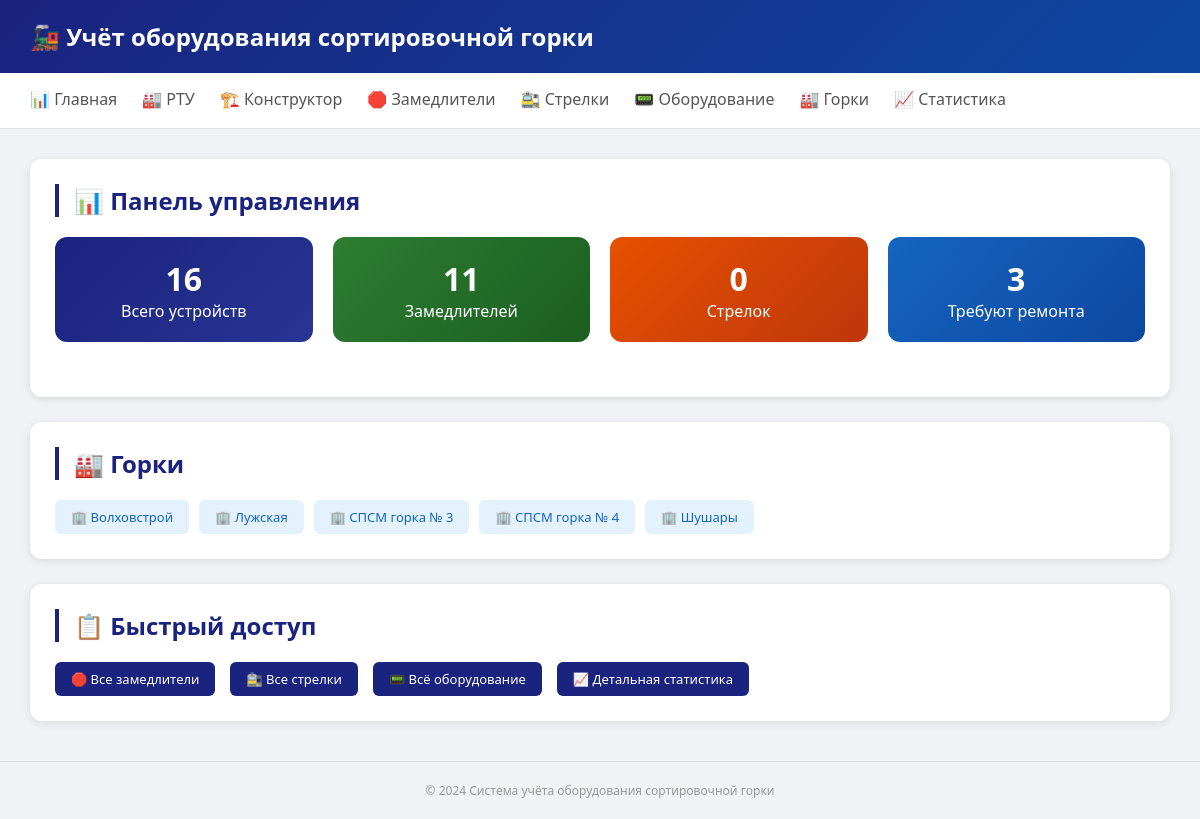
The page / on the database its author committed.
### tables this page shows
CREATE TABLE parks (
        id INTEGER PRIMARY KEY AUTOINCREMENT,
        name TEXT NOT NULL,
        station TEXT,
        class INTEGER,
        num_tracks INTEGER,
        num_bundles INTEGER,
        control_system TEXT,
        description TEXT
    );

### app.py (the view)
@app.get("/")
async def home(request: Request):
    from database import get_statistics, get_parks
    stats = get_statistics()
    parks = get_parks()
    return templates.TemplateResponse("index.html", {
        "request": request, "stats": stats, "parks": parks
    })

### templates/index.html (shortened to what this page needs)
{% extends "base.html" %}
{% block content %}
<div class="card">
    <h2>📊 Панель управления</h2>
    <div class="stats-grid">
        <div class="stat-card"><div class="stat-number">{{ stats.total_devices }}</div><div>Всего устройств</div></div>
        <div class="stat-card" style="background: linear-gradient(135deg, #2e7d32, #1b5e20);"><div class="stat-number">{{ stats.retarders }}</div><div>Замедлителей</div></div>
        <div class="stat-card" style="background: linear-gradient(135deg, #e65100, #bf360c);"><div class="stat-number">{{ stats.switches }}</div><div>Стрелок</div></div>
        <div class="stat-card" style="background: linear-gradient(135deg, #1565c0, #0d47a1);"><div class="stat-number">{{ stats.need_repair }}</div><div>Требуют ремонта</div></div>
    </div>
</div>
<div class="card">
    <h2>🏭 Горки</h2>
    <div style="display: flex; gap: 10px; flex-wrap: wrap;">
        {% for park in parks %}
        <a href="/parks/{{ park.id }}" class="btn" style="background: #e3f2fd; color: #1565c0;">🏢 {{ park.name }}</a>
        {% endfor %}
    </div>
</div>
<div class="card">
    <h2>📋 Быстрый доступ</h2>
    <div style="display: flex; gap: 15px; flex-wrap: wrap;">
        <a href="/retarders" class="btn btn-primary">🛑 Все замедлители</a>
        <a href="/switches" class="btn btn-primary">🚉 Все стрелки</a>
        <a href="/devices" class="btn btn-primary">📟 Всё оборудование</a>
        <a href="/statistics" class="btn btn-primary">📈 Детальная статистика</a>
    </div>
</div>
{% endblock %}

### templates/base.html (style rules this page uses)
* { margin: 0; padding: 0; box-sizing: border-box; }
body { font-family: 'Segoe UI', Tahoma, Geneva, Verdana, sans-serif; background: #f0f2f5; }
.card { background: white; border-radius: 12px; box-shadow: 0 2px 8px rgba(0,0,0,0.1); padding: 25px; margin-bottom: 25px; }
.card h2 { color: #1a237e; margin-bottom: 20px; border-left: 4px solid #1a237e; padding-left: 15px; }
.btn { display: inline-block; padding: 8px 16px; border-radius: 6px; text-decoration: none; font-size: 13px; font-weight: 500; }
.btn-primary { background: #1a237e; color: white; }
.stats-grid { display: grid; grid-template-columns: repeat(auto-fit, minmax(200px, 1fr)); gap: 20px; margin-bottom: 30px; }
.stat-card { background: linear-gradient(135deg, #1a237e, #283593); color: white; padding: 20px; border-radius: 12px; text-align: center; }
.stat-number { font-size: 32px; font-weight: 700; }

### rows shown on the page
parks: name "Волховстрой"
parks: name "Лужская"
parks: name "СПСМ горка № 3"
parks: name "СПСМ горка № 4"
parks: name "Шушары"

### other values the page prints
{{ stats.total_devices }} "16"
{{ stats.retarders }} "11"
{{ stats.switches }} "0"
{{ stats.need_repair }} "3"
